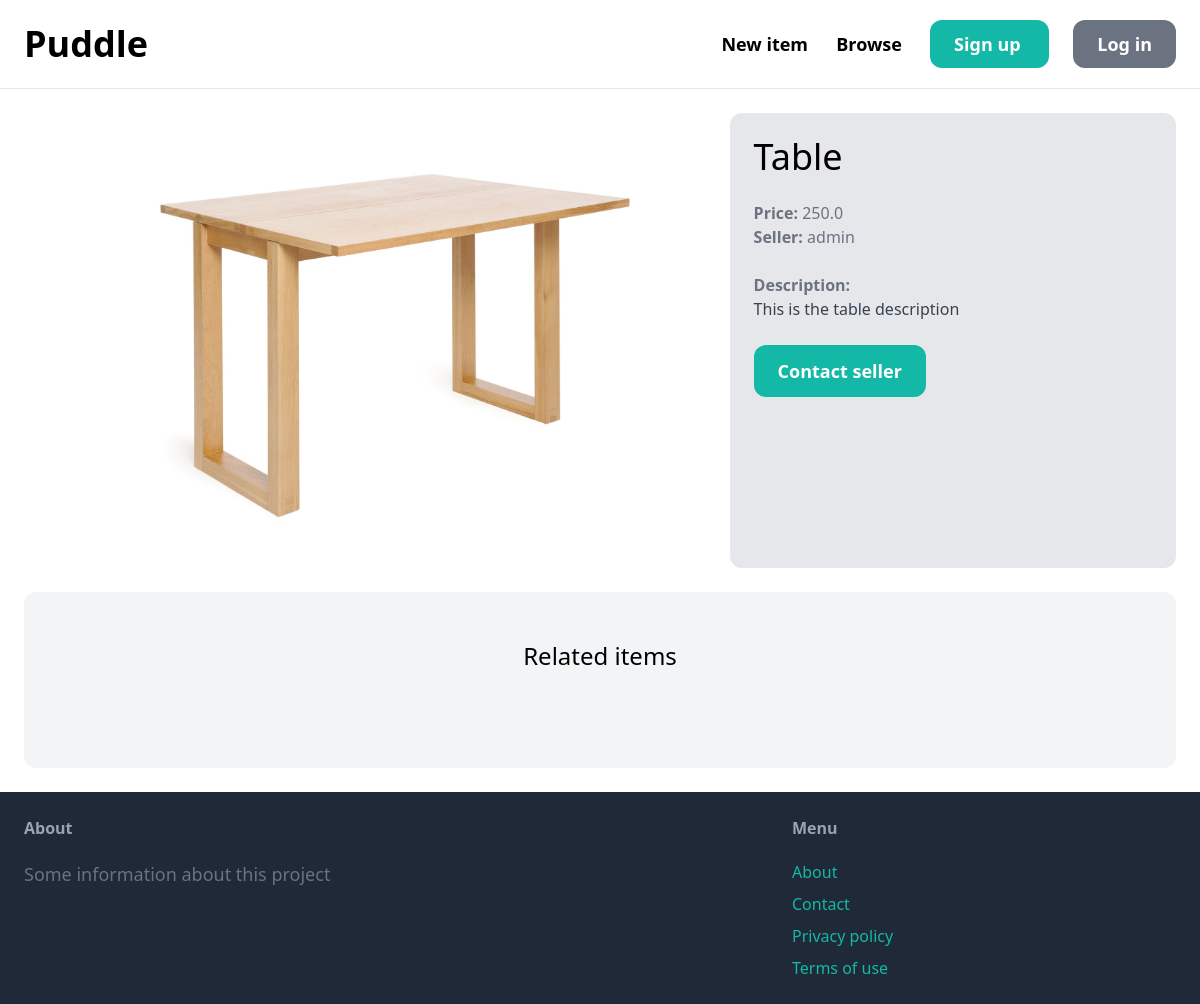
The page /items/3/ on the database as committed earlier.
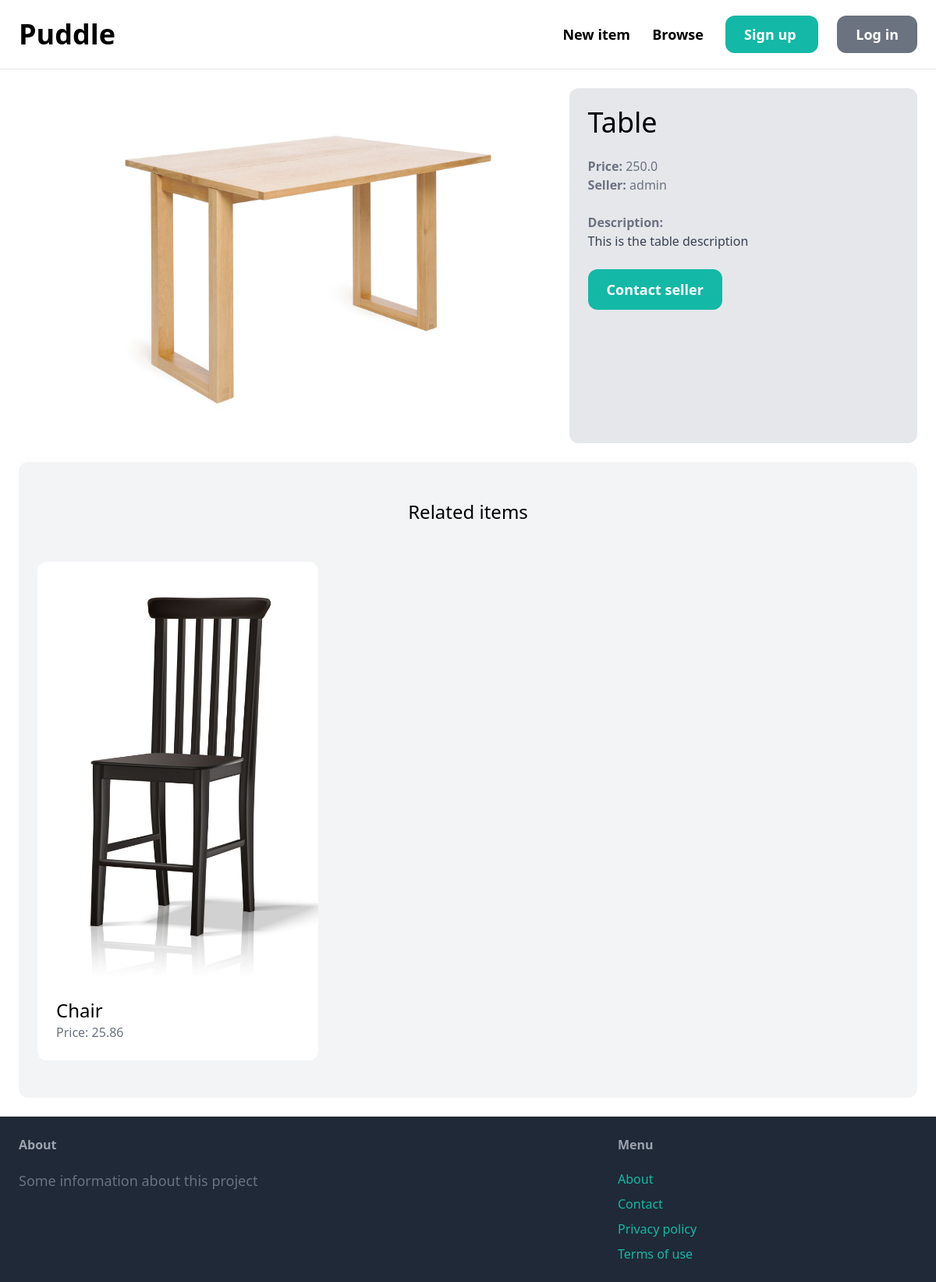
The same page on the database as committed later.
### item/models.py (models this page shows, shortened)
class Item(models.Model):
    category = models.ForeignKey(Category, related_name='items', on_delete=models.CASCADE)
    name = models.CharField(max_length=255)
    description = models.TextField(blank=True, null=True)
    price = models.FloatField()
    image = models.ImageField(upload_to='item_images', blank=True, null=True)
    is_sold = models.BooleanField(default=False)
    created_by = models.ForeignKey(User, related_name='items', on_delete=models.CASCADE)
    created_at = models.DateTimeField(auto_now=True)
    class Meta:
        ordering = ('name',)

### item/views.py (the view)
# urls.py: path('<int:pk>/', detail, name='detail'),
def detail(request, pk):
    item = get_object_or_404(Item, pk=pk)
    related_items = Item.objects.filter(category=item.category, is_sold=False).exclude(pk=pk)[0:3]
    return render(request, 'item/detail.html', {
        'item': item,
        'related_items': related_items
    })

### item/templates/item/detail.html (shortened to what this page needs)
{% extends 'core/base.html' %}
{% block content %}
<div class="grid grid-cols-5 gap-6">
    <div class="col-span-3">
        <img src="{{ item.image.url }}" class="rounded-xl">
    </div>
    <div class="col-span-2 p-6 bg-gray-200 rounded-xl">
        <h1 class="mb-6 text-4xl">{{ item.name }}</h1>
        <p class="text-gray-500"><strong>Price: </strong>{{ item.price }}</p>
        <p class="text-gray-500"><strong>Seller: </strong>{{ item.created_by.username }}</p>
        <br>
        {% if item.description %}
        <p class="text-gray-700">
            <strong class="text-gray-500">Description:</strong>
            <br>
            {{ item.description }}
        </p>
        {% endif %}
        <a href="#"
           class="inline-block mt-6 px-6 py-3 text-lg font-semibold bg-teal-500 text-white rounded-xl hover:bg-teal-700">
            Contact seller
        </a>
    </div>
</div>
<div class="mt-6 px-6 py-12 bg-gray-100 rounded-xl">
    <h2 class="mb-12 text-2xl text-center">Related items</h2>
    <div class="grid grid-cols-3 gap-3">
        {% for item in related_items %}
        <div>
            <a href="{% url 'item:detail' item.id %}">
                <div><img src="{{ item.image.url }}" class="rounded-t-xl"></div>
                <div class="p-6 bg-white rounded-b-xl">
                    <h2 class="text-2xl">{{ item.name }}</h2>
                    <p class="text-gray-500">Price: {{ item.price }}</p>
                </div>
            </a>
        </div>
        {% endfor %}
    </div>
</div>
{% endblock %}

Rows that differ between the two databases and show on the page:
added Item: image (picture), name "Chair", price "25.86"
